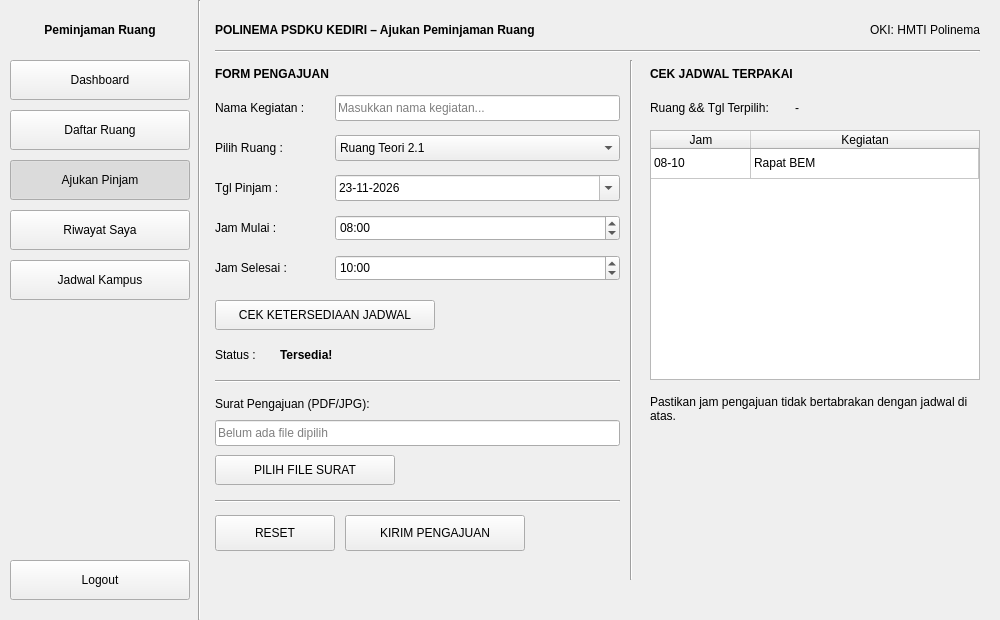
<?xml version="1.0" encoding="UTF-8"?>
<ui version="4.0">
 <class>AjukanPinjam</class>
 <widget class="QWidget" name="AjukanPinjam">
  <property name="geometry"><rect><x>0</x><y>0</y><width>1000</width><height>620</height></rect></property>
  <property name="windowTitle"><string>POLINEMA PSDKU KEDIRI - Ajukan Peminjaman Ruang</string></property>
  <property name="windowIcon"><iconset><normaloff>icons/app.png</normaloff>icons/app.png</iconset></property>
 <widget class="QLabel" name="lblBrand">
  <property name="geometry"><rect><x>10</x><y>15</y><width>180</width><height>30</height></rect></property>
  <property name="text"><string>Peminjaman Ruang</string></property>
  <property name="font"><font><weight>75</weight><bold>true</bold></font></property>
  <property name="alignment"><set>Qt::AlignCenter</set></property>
 </widget>
 <widget class="QPushButton" name="btnDashboard">
  <property name="geometry"><rect><x>10</x><y>60</y><width>180</width><height>40</height></rect></property>
  <property name="text"><string>Dashboard</string></property>
  <property name="icon"><iconset><normaloff>icons/dashboard.png</normaloff>icons/dashboard.png</iconset></property>
  <property name="iconSize"><size><width>20</width><height>20</height></size></property>
  <property name="checkable"><bool>true</bool></property>
  <property name="autoExclusive"><bool>true</bool></property>

 </widget>
 <widget class="QPushButton" name="btnDaftarRuang">
  <property name="geometry"><rect><x>10</x><y>110</y><width>180</width><height>40</height></rect></property>
  <property name="text"><string>Daftar Ruang</string></property>
  <property name="icon"><iconset><normaloff>icons/ruang.png</normaloff>icons/ruang.png</iconset></property>
  <property name="iconSize"><size><width>20</width><height>20</height></size></property>
  <property name="checkable"><bool>true</bool></property>
  <property name="autoExclusive"><bool>true</bool></property>

 </widget>
 <widget class="QPushButton" name="btnAjukanPinjam">
  <property name="geometry"><rect><x>10</x><y>160</y><width>180</width><height>40</height></rect></property>
  <property name="text"><string>Ajukan Pinjam</string></property>
  <property name="icon"><iconset><normaloff>icons/ajukan.png</normaloff>icons/ajukan.png</iconset></property>
  <property name="iconSize"><size><width>20</width><height>20</height></size></property>
  <property name="checkable"><bool>true</bool></property>
  <property name="checked"><bool>true</bool></property>
  <property name="autoExclusive"><bool>true</bool></property>

 </widget>
 <widget class="QPushButton" name="btnRiwayat">
  <property name="geometry"><rect><x>10</x><y>210</y><width>180</width><height>40</height></rect></property>
  <property name="text"><string>Riwayat Saya</string></property>
  <property name="icon"><iconset><normaloff>icons/riwayat.png</normaloff>icons/riwayat.png</iconset></property>
  <property name="iconSize"><size><width>20</width><height>20</height></size></property>
  <property name="checkable"><bool>true</bool></property>
  <property name="autoExclusive"><bool>true</bool></property>

 </widget>
 <widget class="QPushButton" name="btnJadwal">
  <property name="geometry"><rect><x>10</x><y>260</y><width>180</width><height>40</height></rect></property>
  <property name="text"><string>Jadwal Kampus</string></property>
  <property name="icon"><iconset><normaloff>icons/jadwal.png</normaloff>icons/jadwal.png</iconset></property>
  <property name="iconSize"><size><width>20</width><height>20</height></size></property>
  <property name="checkable"><bool>true</bool></property>
  <property name="autoExclusive"><bool>true</bool></property>

 </widget>
 <widget class="QPushButton" name="btnLogout">
  <property name="geometry"><rect><x>10</x><y>560</y><width>180</width><height>40</height></rect></property>
  <property name="text"><string>Logout</string></property>
  <property name="icon"><iconset><normaloff>icons/logout.png</normaloff>icons/logout.png</iconset></property>
  <property name="iconSize"><size><width>20</width><height>20</height></size></property>

 </widget>
 <widget class="QFrame" name="garisSidebar">
  <property name="geometry"><rect><x>198</x><y>0</y><width>2</width><height>620</height></rect></property>
  <property name="frameShape"><enum>QFrame::VLine</enum></property>
  <property name="frameShadow"><enum>QFrame::Sunken</enum></property>
 </widget>
 <widget class="QLabel" name="lblJudul">
  <property name="geometry"><rect><x>215</x><y>15</y><width>540</width><height>30</height></rect></property>
  <property name="text"><string>POLINEMA PSDKU KEDIRI – Ajukan Peminjaman Ruang</string></property>
  <property name="font"><font><weight>75</weight><bold>true</bold></font></property>

 </widget>
 <widget class="QLabel" name="lblOki">
  <property name="geometry"><rect><x>790</x><y>15</y><width>190</width><height>30</height></rect></property>
  <property name="text"><string>OKI: HMTI Polinema</string></property>
  <property name="alignment"><set>Qt::AlignRight|Qt::AlignVCenter</set></property>
 </widget>
 <widget class="QFrame" name="garisHeader">
  <property name="geometry"><rect><x>215</x><y>50</y><width>765</width><height>2</height></rect></property>
  <property name="frameShape"><enum>QFrame::HLine</enum></property>
  <property name="frameShadow"><enum>QFrame::Sunken</enum></property>
 </widget>
 <widget class="QFrame" name="garisTengah">
  <property name="geometry"><rect><x>630</x><y>60</y><width>2</width><height>520</height></rect></property>
  <property name="frameShape"><enum>QFrame::VLine</enum></property>
  <property name="frameShadow"><enum>QFrame::Sunken</enum></property>
 </widget>
 <widget class="QLabel" name="lblFormTitle">
  <property name="geometry"><rect><x>215</x><y>62</y><width>300</width><height>24</height></rect></property>
  <property name="text"><string>FORM PENGAJUAN</string></property>
  <property name="font"><font><weight>75</weight><bold>true</bold></font></property>

 </widget>
 <widget class="QLabel" name="lblNamaKegiatan">
  <property name="geometry"><rect><x>215</x><y>95</y><width>115</width><height>26</height></rect></property>
  <property name="text"><string>Nama Kegiatan :</string></property>

 </widget>
 <widget class="QLineEdit" name="editNamaKegiatan">
  <property name="geometry"><rect><x>335</x><y>95</y><width>285</width><height>26</height></rect></property>
  <property name="placeholderText"><string>Masukkan nama kegiatan...</string></property>
 </widget>
 <widget class="QLabel" name="lblPilihRuang">
  <property name="geometry"><rect><x>215</x><y>135</y><width>115</width><height>26</height></rect></property>
  <property name="text"><string>Pilih Ruang :</string></property>

 </widget>
 <widget class="QComboBox" name="comboRuang">
  <property name="geometry"><rect><x>335</x><y>135</y><width>285</width><height>26</height></rect></property>
  <item><property name="text"><string>Ruang Teori 2.1</string></property></item>
  <item><property name="text"><string>Aula Gedung B</string></property></item>
  <item><property name="text"><string>Lab 1</string></property></item>

 </widget>
 <widget class="QLabel" name="lblTglPinjam">
  <property name="geometry"><rect><x>215</x><y>175</y><width>115</width><height>26</height></rect></property>
  <property name="text"><string>Tgl Pinjam :</string></property>

 </widget>
 <widget class="QDateEdit" name="dateTglPinjam">
  <property name="geometry"><rect><x>335</x><y>175</y><width>285</width><height>26</height></rect></property>
  <property name="displayFormat"><string>dd-MM-yyyy</string></property>
  <property name="calendarPopup"><bool>true</bool></property>
  <property name="date"><date><year>2026</year><month>11</month><day>23</day></date></property>
 </widget>
 <widget class="QLabel" name="lblJamMulai">
  <property name="geometry"><rect><x>215</x><y>215</y><width>115</width><height>26</height></rect></property>
  <property name="text"><string>Jam Mulai :</string></property>

 </widget>
 <widget class="QTimeEdit" name="timeJamMulai">
  <property name="geometry"><rect><x>335</x><y>215</y><width>285</width><height>26</height></rect></property>
  <property name="displayFormat"><string>HH:mm</string></property>
  <property name="time"><time><hour>8</hour><minute>0</minute><second>0</second></time></property>
 </widget>
 <widget class="QLabel" name="lblJamSelesai">
  <property name="geometry"><rect><x>215</x><y>255</y><width>115</width><height>26</height></rect></property>
  <property name="text"><string>Jam Selesai :</string></property>

 </widget>
 <widget class="QTimeEdit" name="timeJamSelesai">
  <property name="geometry"><rect><x>335</x><y>255</y><width>285</width><height>26</height></rect></property>
  <property name="displayFormat"><string>HH:mm</string></property>
  <property name="time"><time><hour>10</hour><minute>0</minute><second>0</second></time></property>
 </widget>
 <widget class="QPushButton" name="btnCekKetersediaan">
  <property name="geometry"><rect><x>215</x><y>300</y><width>220</width><height>30</height></rect></property>
  <property name="text"><string>CEK KETERSEDIAAN JADWAL</string></property>
  <property name="icon"><iconset><normaloff>icons/jadwal.png</normaloff>icons/jadwal.png</iconset></property>
 </widget>
 <widget class="QLabel" name="lblStatus">
  <property name="geometry"><rect><x>215</x><y>342</y><width>60</width><height>26</height></rect></property>
  <property name="text"><string>Status :</string></property>

 </widget>
 <widget class="QLabel" name="lblStatusHasil">
  <property name="geometry"><rect><x>280</x><y>342</y><width>200</width><height>26</height></rect></property>
  <property name="text"><string>Tersedia!</string></property>
  <property name="font"><font><weight>75</weight><bold>true</bold></font></property>

 </widget>
 <widget class="QFrame" name="garisForm1">
  <property name="geometry"><rect><x>215</x><y>380</y><width>405</width><height>2</height></rect></property>
  <property name="frameShape"><enum>QFrame::HLine</enum></property>
  <property name="frameShadow"><enum>QFrame::Sunken</enum></property>
 </widget>
 <widget class="QLabel" name="lblSurat">
  <property name="geometry"><rect><x>215</x><y>392</y><width>300</width><height>24</height></rect></property>
  <property name="text"><string>Surat Pengajuan (PDF/JPG):</string></property>

 </widget>
 <widget class="QLineEdit" name="editSurat">
  <property name="geometry"><rect><x>215</x><y>420</y><width>405</width><height>26</height></rect></property>
  <property name="readOnly"><bool>true</bool></property>
  <property name="placeholderText"><string>Belum ada file dipilih</string></property>
 </widget>
 <widget class="QPushButton" name="btnPilihSurat">
  <property name="geometry"><rect><x>215</x><y>455</y><width>180</width><height>30</height></rect></property>
  <property name="text"><string>PILIH FILE SURAT</string></property>
  <property name="icon"><iconset><normaloff>icons/ajukan.png</normaloff>icons/ajukan.png</iconset></property>
 </widget>
 <widget class="QFrame" name="garisForm2">
  <property name="geometry"><rect><x>215</x><y>500</y><width>405</width><height>2</height></rect></property>
  <property name="frameShape"><enum>QFrame::HLine</enum></property>
  <property name="frameShadow"><enum>QFrame::Sunken</enum></property>
 </widget>
 <widget class="QPushButton" name="btnReset">
  <property name="geometry"><rect><x>215</x><y>515</y><width>120</width><height>36</height></rect></property>
  <property name="text"><string>RESET</string></property>
 </widget>
 <widget class="QPushButton" name="btnKirim">
  <property name="geometry"><rect><x>345</x><y>515</y><width>180</width><height>36</height></rect></property>
  <property name="text"><string>KIRIM PENGAJUAN</string></property>
  <property name="icon"><iconset><normaloff>icons/kirim.png</normaloff>icons/kirim.png</iconset></property>
 </widget>
 <widget class="QLabel" name="lblCekTitle">
  <property name="geometry"><rect><x>650</x><y>62</y><width>300</width><height>24</height></rect></property>
  <property name="text"><string>CEK JADWAL TERPAKAI</string></property>
  <property name="font"><font><weight>75</weight><bold>true</bold></font></property>

 </widget>
 <widget class="QLabel" name="lblRuangTgl">
  <property name="geometry"><rect><x>650</x><y>95</y><width>140</width><height>26</height></rect></property>
  <property name="text"><string>Ruang &amp;&amp; Tgl Terpilih:</string></property>

 </widget>
 <widget class="QLabel" name="lblRuangTglIsi">
  <property name="geometry"><rect><x>795</x><y>95</y><width>185</width><height>26</height></rect></property>
  <property name="text"><string>-</string></property>

 </widget>
 <widget class="QTableWidget" name="tableJadwal">
  <property name="geometry"><rect><x>650</x><y>130</y><width>330</width><height>250</height></rect></property>
  <property name="editTriggers"><set>QAbstractItemView::NoEditTriggers</set></property>
  <property name="alternatingRowColors"><bool>false</bool></property>
  <property name="selectionBehavior"><enum>QAbstractItemView::SelectRows</enum></property>
  <attribute name="horizontalHeaderStretchLastSection"><bool>true</bool></attribute>
  <attribute name="verticalHeaderVisible"><bool>false</bool></attribute>
  <row/>
  <column><property name="text"><string>Jam</string></property></column>
  <column><property name="text"><string>Kegiatan</string></property></column>
  <item row="0" column="0"><property name="text"><string>08-10</string></property></item>
  <item row="0" column="1"><property name="text"><string>Rapat BEM</string></property></item>
 </widget>
 <widget class="QLabel" name="lblCatatan">
  <property name="geometry"><rect><x>650</x><y>395</y><width>330</width><height>50</height></rect></property>
  <property name="text"><string>Pastikan jam pengajuan tidak bertabrakan dengan jadwal di atas.</string></property>
  <property name="wordWrap"><bool>true</bool></property>
  <property name="alignment"><set>Qt::AlignLeading|Qt::AlignLeft|Qt::AlignTop</set></property>
 </widget>
 </widget>
 <resources/>
 <connections/>
</ui>
